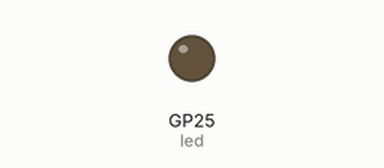
Recording of a program running on a simulated Raspberry Pi Pico running MicroPython. On the bench: output pins drawn as LEDs (lit = HIGH).

Above: at 1.7 s.
At 32.5 s:
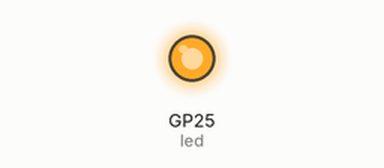
Timing chart, 0 to 34.6 s (numbered marks = the images above):
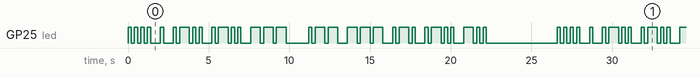

Measured:
- by itself, GP25 (led): moves between LOW and HIGH, repeating every 26.6 s
- by itself, everything shown: repeats every 26.6 s, in 64 steps

The program:

blinkAllLetters.py
```python
import machine
import time

# LED pin (for Pico's built-in LED, use pin 25)
led = machine.Pin(25, machine.Pin.OUT)

# Timing (seconds)
DOT = 0.2
DASH = DOT * 3
INTRA_CHAR = DOT          # between dots/dashes in the same letter
INTER_CHAR = DOT * 3      # between letters
WORD_PAUSE = DOT * 7      # between words

# Morse code dictionary
MORSE_CODE = {
    "A": ".-",    "B": "-...",  "C": "-.-.", "D": "-..",
    "E": ".",     "F": "..-.",  "G": "--.",  "H": "....",
    "I": "..",    "J": ".---",  "K": "-.-",  "L": ".-..",
    "M": "--",    "N": "-.",    "O": "---",  "P": ".--.",
    "Q": "--.-",  "R": ".-.",   "S": "...",  "T": "-",
    "U": "..-",   "V": "...-",  "W": ".--",  "X": "-..-",
    "Y": "-.--",  "Z": "--..",
    "0": "-----", "1": ".----", "2": "..---", "3": "...--",
    "4": "....-", "5": ".....", "6": "-....", "7": "--...",
    "8": "---..", "9": "----."
}

# Functions
def dot():
    led.on()
    time.sleep(DOT)
    led.off()
    time.sleep(INTRA_CHAR)

def dash():
    led.on()
    time.sleep(DASH)
    led.off()
    time.sleep(INTRA_CHAR)

def blink_char(char):
    code = MORSE_CODE.get(char.upper())
    if not code:
        return
    for symbol in code:
        if symbol == ".":
            dot()
        elif symbol == "-":
            dash()
    time.sleep(INTER_CHAR - INTRA_CHAR)  # adjust spacing at end of letter

def blink_message(message):
    for word in message.split(" "):
        for char in word:
            blink_char(char)
        time.sleep(WORD_PAUSE - INTER_CHAR)

# Example: blink "HELLO WORLD"
while True:
    blink_message("HELLO WORLD")
    time.sleep(3)
```
